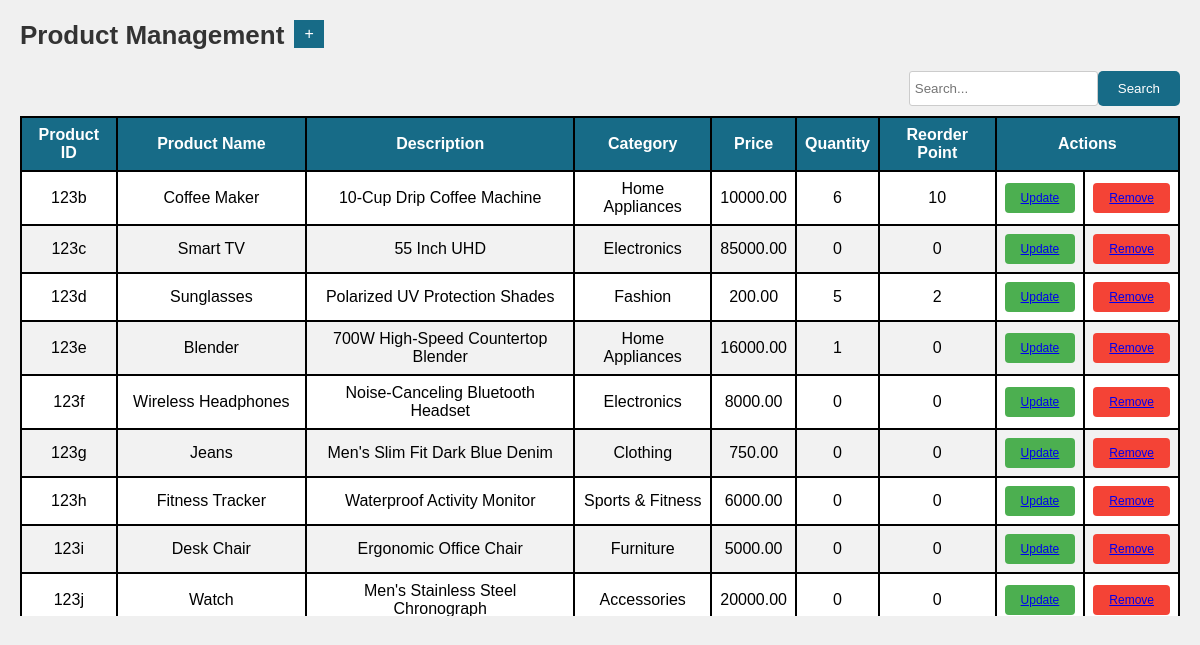
Screenshot of /itemanage.php with the database file from the repository.
### tables this page shows
CREATE TABLE `itemlist` (
  `pro_ID` bigint(8) UNSIGNED NOT NULL,
  `pro_IDQR` varchar(20) DEFAULT NULL,
  `pro_inf` varchar(255) NOT NULL,
  `pro_name` varchar(40) NOT NULL,
  `pro_cat` varchar(30) NOT NULL,
  `pro_price` decimal(11,2) NOT NULL,
  `pro_maxStock` int(11) NOT NULL,
  `pro_quantity` int(11) NOT NULL,
  `pro_unit` varchar(10) DEFAULT NULL,
  `pro_warr` tinyint(1) DEFAULT NULL,
  `pro_warrRng` date DEFAULT NULL,
  `pro_reorder` int(11) NOT NULL,
  `pro_minStock` int(11) NOT NULL
);

### itemanage.php (the view, shortened to what this page needs)
<?php
include ('PhpCon.php');
$query = "SELECT * FROM itemlist";
$result = mysqli_query($conn, $query);
?>
<!DOCTYPE html>
<html>
<head>
    <link rel="stylesheet" type="text/css" href="itemanage.css">
</head>
<body>
        <div class="header">
            <h1>Product Management</h1>
            <a href="ItemAdd.php"><button class="add-button" type="button">+</button></a>
        </div>
    <form>
        <input type="search" name="search" placeholder="Search...">
        <button type="submit">Search</button>
    </form>
    <div class="table-container">
    <table class="content-table">
        <thead>
            <tr>
                <th>Product ID</th>
                <th>Product Name</th>
                <th>Description</th>
                <th>Category</th>
                <th>Price</th>
                <th>Quantity</th>
                <th>Reorder Point</th>
                <th colspan="2">Actions</th>
            </tr>
        </thead>
        <tbody>
            <?php
            while ($row = mysqli_fetch_assoc($result)) {
            ?>
                <tr>
                    <td><?php echo $row['pro_IDQR']; ?></td>
                    <td><?php echo $row['pro_name']; ?></td>
                    <td><?php echo $row['pro_inf']; ?></td>
                    <td><?php echo $row['pro_cat']; ?></td>
                    <td><?php echo $row['pro_price']; ?></td>
                    <td><?php echo $row['pro_quantity']; ?></td>
                    <td><?php echo $row['pro_reorder']; ?></td>
                    <td>
                        <button class="update-button"><a href="itemUpSet.php?UpSetID=<?php echo $row['pro_IDQR']; ?>">Update</button>
                    </td>
                    <td>
                        <button class="remove-button"><a href="itemRe.php?ReID=<?php echo $row['pro_IDQR']; ?>">Remove</a></button>
                    </td>
                </tr>
            <?php
            }
            ?>
        </tbody>
    </table>
    </div>
</body>
</html>

### itemanage.css (style rules this page uses)
body, h1, button { margin: 0; padding: 0; }
h1 { font-size: 26px; }
body { font-family: Arial, sans-serif; background-color: #f0f0f0; padding: 20px; }
.header { display: flex; text-align: left; color: #333; margin-bottom: 20px; }
.add-button { padding: 5px 10px; margin-left: 10px; background-color: #176B87; border: #f0f0f0; color: white; font-size: 16px; text-decoration: none; }
input[type="search"] { padding: 10px; border: 1px solid #176B87; border-radius: 5px; }
button[type="submit"] { background-color: #176B87; color: white; border: none; border-radius: 5px; padding: 10px 20px; cursor: pointer; }
.content-table { width: 100%; border-collapse: collapse; background-color: white; }
.table-container { max-height: 500px; overflow-y: auto; width: 100%; }
.content-table th, .content-table td { border: 2px solid black; padding: 8px; text-align: center; }
.content-table th { background-color: #176B87; color: white; }
.content-table tr:nth-child(even) { background-color: #f2f2f2; }
form { display: flex; justify-content: flex-end; margin: 10px 0; }
input[type="search"] { padding: 5px; border: 1px solid #ccc; border-radius: 3px; }
.update-button { background-color: #4CAF50; color: white; border: none; padding: 8px 16px; cursor: pointer; border-radius: 4px; text-align: center; text-decoration: none; font-size: 12px; }
.remove-button { background-color: #f44336; color: white; border: none; padding: 8px 16px; cursor: pointer; border-radius: 4px; text-align: center; text-decoration: none; font-size: 12px; }

### rows the page displays
itemlist: pro_IDQR "123b", pro_name "Coffee Maker", pro_inf "10-Cup Drip Coffee Machine", pro_cat "Home Appliances", pro_price "10000.00", pro_quantity "6", pro_reorder "10"
itemlist: pro_IDQR "123c", pro_name "Smart TV", pro_inf "55 Inch UHD", pro_cat "Electronics", pro_price "85000.00", pro_quantity "0", pro_reorder "0"
itemlist: pro_IDQR "123d", pro_name "Sunglasses", pro_inf "Polarized UV Protection Shades", pro_cat "Fashion", pro_price "200.00", pro_quantity "5", pro_reorder "2"
itemlist: pro_IDQR "123e", pro_name "Blender", pro_inf "700W High-Speed Countertop Blender", pro_cat "Home Appliances", pro_price "16000.00", pro_quantity "1", pro_reorder "0"
itemlist: pro_IDQR "123f", pro_name "Wireless Headphones", pro_inf "Noise-Canceling Bluetooth Headset", pro_cat "Electronics", pro_price "8000.00", pro_quantity "0", pro_reorder "0"
itemlist: pro_IDQR "123g", pro_name "Jeans", pro_inf "Men's Slim Fit Dark Blue Denim", pro_cat "Clothing", pro_price "750.00", pro_quantity "0", pro_reorder "0"
itemlist: pro_IDQR "123h", pro_name "Fitness Tracker", pro_inf "Waterproof Activity Monitor", pro_cat "Sports & Fitness", pro_price "6000.00", pro_quantity "0", pro_reorder "0"
itemlist: pro_IDQR "123i", pro_name "Desk Chair", pro_inf "Ergonomic Office Chair", pro_cat "Furniture", pro_price "5000.00", pro_quantity "0", pro_reorder "0"
itemlist: pro_IDQR "123j", pro_name "Watch", pro_inf "Men's Stainless Steel Chronograph", pro_cat "Accessories", pro_price "20000.00", pro_quantity "0", pro_reorder "0"
